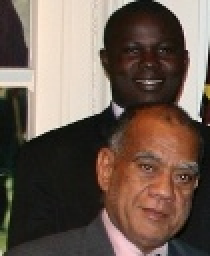
#> input picture ibm/img_9.jpg, 105 x 128 px (shown 2 times larger)
$ python histogram.py
#> lines starting #> are read from the running program, lines starting #| are printed output that depends on the picture; after the words box and inside, x2 and y2 are one past the last pixel; in counts of white or black regions, pixels touching at a corner belong together
import cv2
import numpy as np

imagen = cv2.imread('img_9.jpg')
#> imagen is the input picture: shape (128, 105, 3); mean B, G, R 81.4, 92.2, 109
hsv = cv2.cvtColor(imagen, cv2.COLOR_BGR2HSV)
#> hsv: shape (128, 105, 3); mean H, S, V 29.4, 76.7, 109.7

#Rango de colores detectados:
#Verdes:
verde_bajos = np.array([49,50,50])
verde_altos = np.array([107, 255, 255])
#Azules:
azul_bajos = np.array([100,65,75], dtype=np.uint8)
azul_altos = np.array([130, 255, 255], dtype=np.uint8)
#Rojos:
rojo_bajos1 = np.array([0,65,75], dtype=np.uint8)
rojo_altos1 = np.array([12, 255, 255], dtype=np.uint8)
rojo_bajos2 = np.array([240,65,75], dtype=np.uint8)
rojo_altos2 = np.array([256, 255, 255], dtype=np.uint8)


#Crear las mascaras
mascara_verde = cv2.inRange(hsv, verde_bajos, verde_altos)
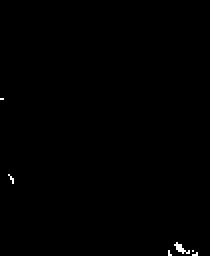
#> mascara_verde: shape (128, 105) (shown 2 times larger); 0.28% white in thin lines or dots, all inside (x1, y1, x2, y2) = (0, 49, 99, 128)
mascara_rojo1 = cv2.inRange(hsv, rojo_bajos1, rojo_altos1)
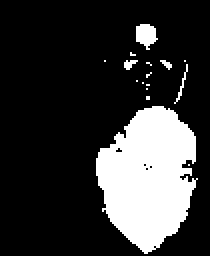
#> mascara_rojo1: shape (128, 105) (shown 2 times larger); 20.6% white; 16 white regions (12 under 20 px), largest, box (x1, y1, x2, y2) and area: (48, 53, 99, 127) 2586, (68, 12, 79, 25) 98, (87, 32, 94, 52) 25, (62, 30, 69, 35) 21
mascara_rojo2 = cv2.inRange(hsv, rojo_bajos2, rojo_altos2)
#> mascara_rojo2: shape (128, 105); every value is 0
mascara_azul = cv2.inRange(hsv, azul_bajos, azul_altos)

#Juntar todas las mascaras
mask = cv2.add(mascara_rojo1, mascara_rojo2)
mask = cv2.add(mask, mascara_verde)
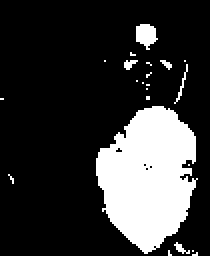
#> mask: shape (128, 105) (shown 2 times larger); 20.9% white; 22 white regions (17 under 20 px), largest, box (x1, y1, x2, y2) and area: (48, 53, 99, 127) 2586, (68, 12, 79, 25) 98, (87, 32, 94, 52) 25, (62, 30, 69, 35) 21, (87, 121, 95, 127) 20
mask = cv2.add(mask, mascara_azul)

#Mostrar la mascara final y la imagen
cv2.imshow("red", mascara_rojo1)
cv2.imshow('Finale', mask)
cv2.imshow('Imagen', imagen)

#Salir con ESC
while(1):
    tecla = cv2.waitKey(5) & 0xFF
#> (key Esc is pressed here)
    if tecla == 27:
        break

cv2.destroyAllWindows()

$ run again, with ibm/img_2.jpg copied over ibm/img_9.jpg
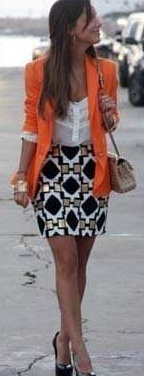
#> input picture ibm/img_2.jpg, 144 x 376 px
#> imagen is the input picture: shape (376, 144, 3); mean B, G, R 125.6, 125.7, 140.6
#> hsv: shape (376, 144, 3); mean H, S, V 79.1, 52.1, 144.8
#> `mascara_verde = cv2.inRange(hsv, verde_bajos, verde_altos)`:
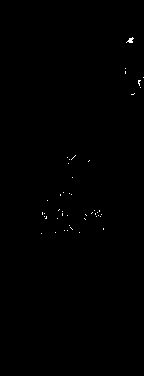
#> mascara_verde: shape (376, 144); 0.2% white in thin lines or dots, all inside (x1, y1, x2, y2) = (41, 37, 144, 234)
#> mascara_rojo1: shape (376, 144); 19.6% white; 35 white regions (31 under 20 px), largest, box (x1, y1, x2, y2) and area: (70, 16, 125, 199) 4638, (11, 49, 59, 206) 3536, (48, 236, 82, 363) 2295, (54, 148, 59, 156) 30
#> mascara_rojo2: shape (376, 144); every value is 0
#> mascara_azul: shape (376, 144); 0.02% white in thin lines or dots, all inside (x1, y1, x2, y2) = (42, 159, 97, 230)
#> `mask = cv2.add(mask, mascara_verde)`:
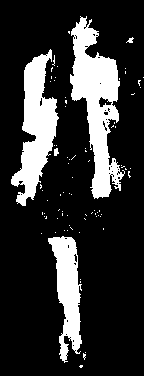
#> mask: shape (376, 144); 19.8% white; 81 white regions (76 under 20 px), largest, box (x1, y1, x2, y2) and area: (70, 16, 125, 199) 4638, (11, 49, 59, 206) 3536, (48, 236, 82, 363) 2295, (54, 148, 59, 156) 30, (126, 37, 134, 43) 25

$ run again, with ibm/img_3.jpg copied over ibm/img_9.jpg
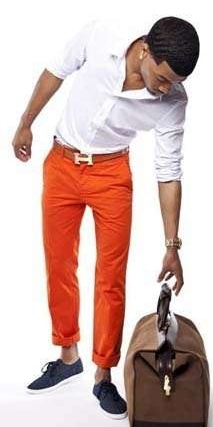
#> input picture ibm/img_3.jpg, 213 x 427 px
#> imagen is the input picture: shape (427, 213, 3); mean B, G, R 174.8, 180.4, 208.8
#> hsv: shape (427, 213, 3); mean H, S, V 42.7, 56.2, 210.1
#> mascara_verde: shape (427, 213); 0.01% white in thin lines or dots, all inside (x1, y1, x2, y2) = (43, 363, 82, 376)
#> `mascara_rojo1 = cv2.inRange(hsv, rojo_bajos1, rojo_altos1)`:
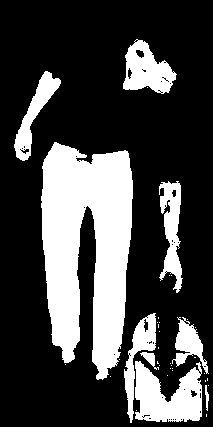
#> mascara_rojo1: shape (427, 213); 27% white; 38 white regions (29 under 20 px), largest, box (x1, y1, x2, y2) and area: (41, 142, 133, 380) 15038, (135, 361, 202, 422) 2740, (123, 39, 177, 94) 1721
#> mascara_rojo2: shape (427, 213); every value is 0
#> mascara_azul: shape (427, 213); 0.31% white in thin lines or dots, all inside (x1, y1, x2, y2) = (33, 362, 110, 409)
#> `mask = cv2.add(mask, mascara_azul)`:
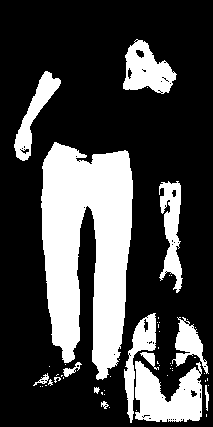
#> mask: shape (427, 213); 27.3% white; 55 white regions (41 under 20 px), largest, box (x1, y1, x2, y2) and area: (41, 142, 133, 380) 15038, (135, 361, 202, 422) 2740, (123, 39, 177, 94) 1721
